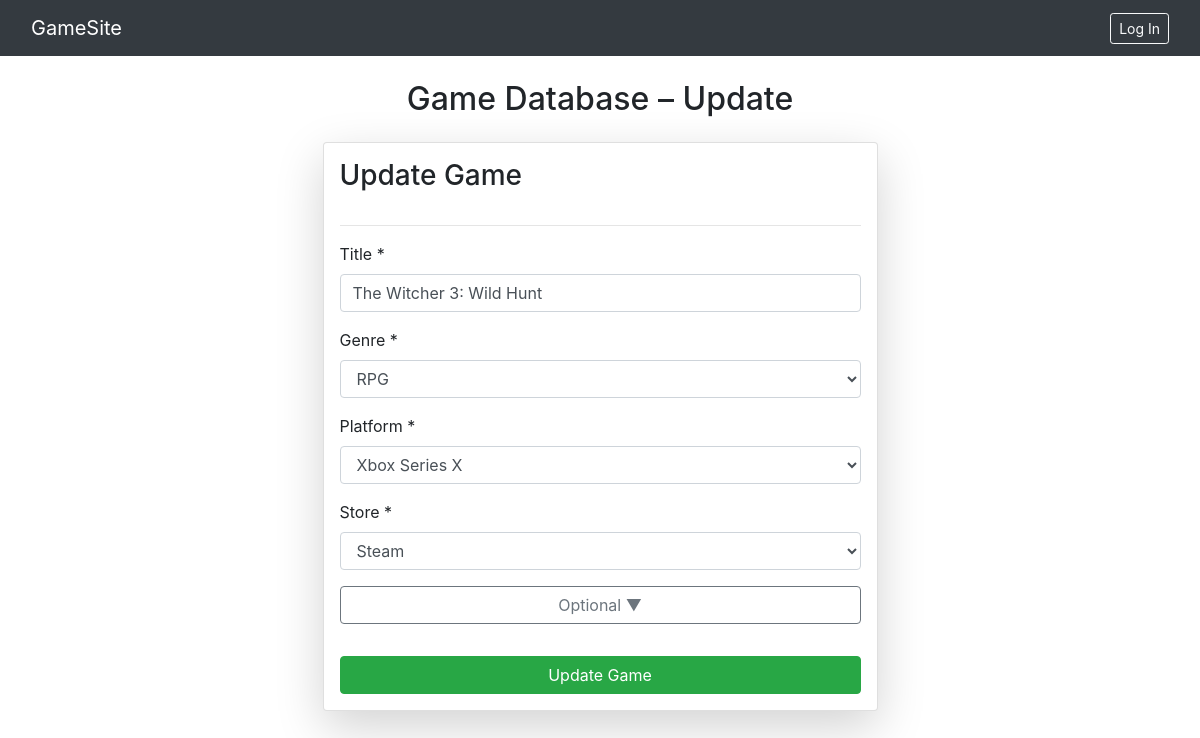
Page /update_game/1 on the committed database.
### game_site/models.py (models this page shows, shortened)
class Game(models.Model):
    game_name = models.CharField(max_length=30)
    genre = models.ForeignKey(Genre, on_delete=models.CASCADE)
    platform = models.ForeignKey(Platform, on_delete=models.CASCADE)
    store = models.ForeignKey(Store, on_delete=models.CASCADE)
    size = models.ForeignKey(Size, on_delete=models.SET_NULL, null=True)
    developer = models.ForeignKey(Developer, on_delete=models.SET_NULL, null=True)
    publisher = models.ForeignKey(Publisher, on_delete=models.SET_NULL, null=True)
    dlc = models.ForeignKey(DLC, on_delete=models.SET_NULL, null=True, blank=True)
    game_mode = models.ForeignKey(GameMode, on_delete=models.SET_NULL, null=True)
    license = models.ForeignKey(License, on_delete=models.SET_NULL, null=True)
    system_requirements = models.ForeignKey(SystemRequirement, on_delete=models.SET_NULL, null=True)
    review = models.ForeignKey(Review, on_delete=models.SET_NULL, null=True, blank=True)
    multimedia = models.ForeignKey(Multimedia, on_delete=models.SET_NULL, null=True, blank=True)
    status = models.ForeignKey(Status, on_delete=models.SET_NULL, null=True)
    sales_history = models.ForeignKey(SalesHistory, on_delete=models.SET_NULL, null=True, blank=True)
    game_log = models.ForeignKey(GameLog, on_delete=models.SET_NULL, null=True, blank=True)
    rating = models.ForeignKey(Rating, on_delete=models.SET_NULL, null=True)
    online_status = models.ForeignKey(OnlineStatus, on_delete=models.SET_NULL, null=True, blank=True)
    award = models.ForeignKey(Award, on_delete=models.SET_NULL, null=True, blank=True)
    language = models.ForeignKey(Language, on_delete=models.SET_NULL, null=True)

class Genre(models.Model):
    genre_ID=models.IntegerField()
    Genre_Name=models.CharField(max_length=30)
    Genre_Popularity=models.CharField(max_length=20)

class Platform(models.Model):
    platform_ID=models.IntegerField()
    Platform_Name=models.CharField(max_length=30)

class Store(models.Model):
    store_ID=models.IntegerField()
    Store_Name=models.CharField(max_length=30)

### game_site/views.py (the view, shortened to what this page needs)
# urls.py: path('update_game/<id>', views.update_game, name="update_game"),
def update_game(request, id):
    game = get_object_or_404(Game, id=id)
    context = {
        "game": game,                     # the instance we are editing
        "genres": Genre.objects.all(),
        "platforms": Platform.objects.all(),
        "stores": Store.objects.all(),
        "sizes": Size.objects.all(),
        "developers": Developer.objects.all(),
        "publishers": Publisher.objects.all(),
        "dlcs": DLC.objects.all(),
        "gamemodes": GameMode.objects.all(),
        "licenses": License.objects.all(),
        "sysreqs": SystemRequirement.objects.all(),
        "reviews": Review.objects.all(),
        "multimedias": Multimedia.objects.all(),
        "statuses": Status.objects.all(),
        "sales_histories": SalesHistory.objects.all(),
        "gamelogs": GameLog.objects.all(),
        "ratings": Rating.objects.all(),
        "online_statuses": OnlineStatus.objects.all(),
        "awards": Award.objects.all(),
        "languages": Language.objects.all(),
    }
    return render(request, "update_game.html", context)

### game_site/models.py (called while the page is built)
    def __str__(self):
        return f"{self.first_name} {self.last_name}"

### game_site/templates/update_game.html (shortened to what this page needs)
{% extends "base.html" %}
{% block content %}
<h2 class="text-center my-4">Game Database – Update</h2>
<form class="col-6 mx-auto card p-3 shadow-lg"
      method="post"
      enctype="multipart/form-data">
    <h3 class="mb-3">Update Game</h3>
    <hr>
    <div class="form-group mb-3">
        <label>Title *</label>
        <input name="game_name"
               type="text"
               class="form-control"
               value="{{ game.game_name }}"
               required>
    </div>
    <div class="form-group mb-3">
        <label>Genre *</label>
        <select name="genre" class="form-control" required>
            {% for g in genres %}
                <option value="{{ g.id }}"
                        {% if game.genre.id == g.id %}selected{% endif %}>
                    {{ g.Genre_Name }}
                </option>
            {% endfor %}
        </select>
    </div>
    <div class="form-group mb-3">
        <label>Platform *</label>
        <select name="platform" class="form-control" required>
            {% for p in platforms %}
                <option value="{{ p.id }}"
                        {% if game.platform.id == p.id %}selected{% endif %}>
                    {{ p.Platform_Name }}
                </option>
            {% endfor %}
        </select>
    </div>
    <div class="form-group mb-3">
        <label>Store *</label>
        <select name="store" class="form-control" required>
            {% for s in stores %}
                <option value="{{ s.id }}"
                        {% if game.store.id == s.id %}selected{% endif %}>
                    {{ s.Store_Name }}
                </option>
            {% endfor %}
        </select>
    </div>
    <button class="btn btn-outline-secondary mb-3"
            type="button"
            data-bs-toggle="collapse"
            data-bs-target="#optionalFields"
            aria-expanded="false"
            aria-controls="optionalFields">
        Optional ▼
    </button>
    <button type="submit" class="btn btn-success mt-3">Update Game</button>
</form>
{% endblock %}

### rows in the picture
Game: game_name "The Witcher 3: Wild Hunt", genre "RPG", platform "Xbox Series X", store "Steam"
